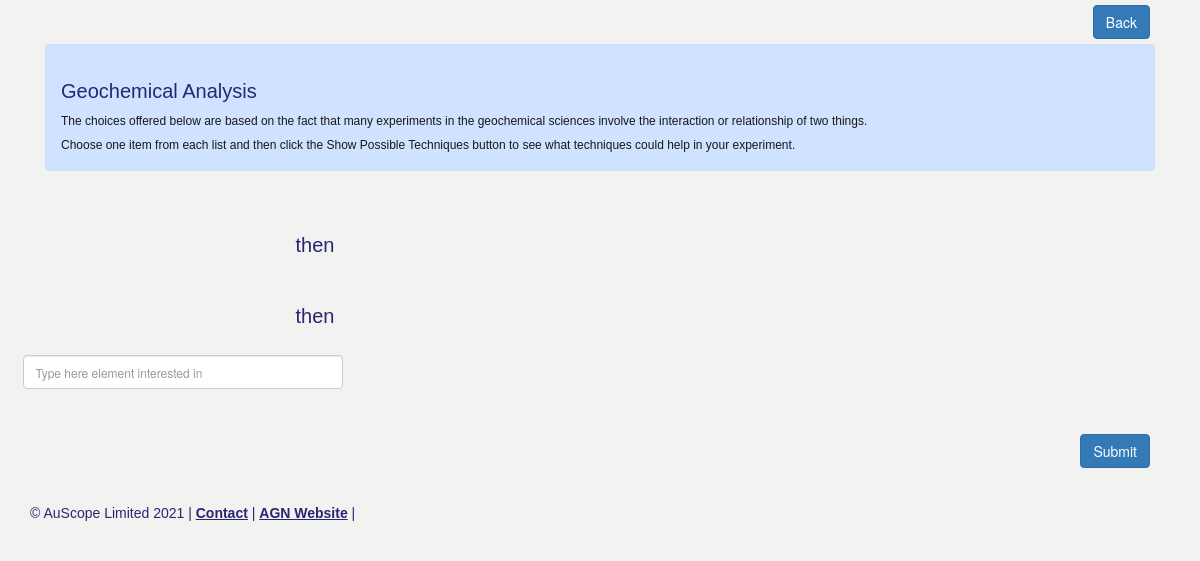
/index.php/portal/geochemOptionsSelection, run on an earlier commit of the app's database.
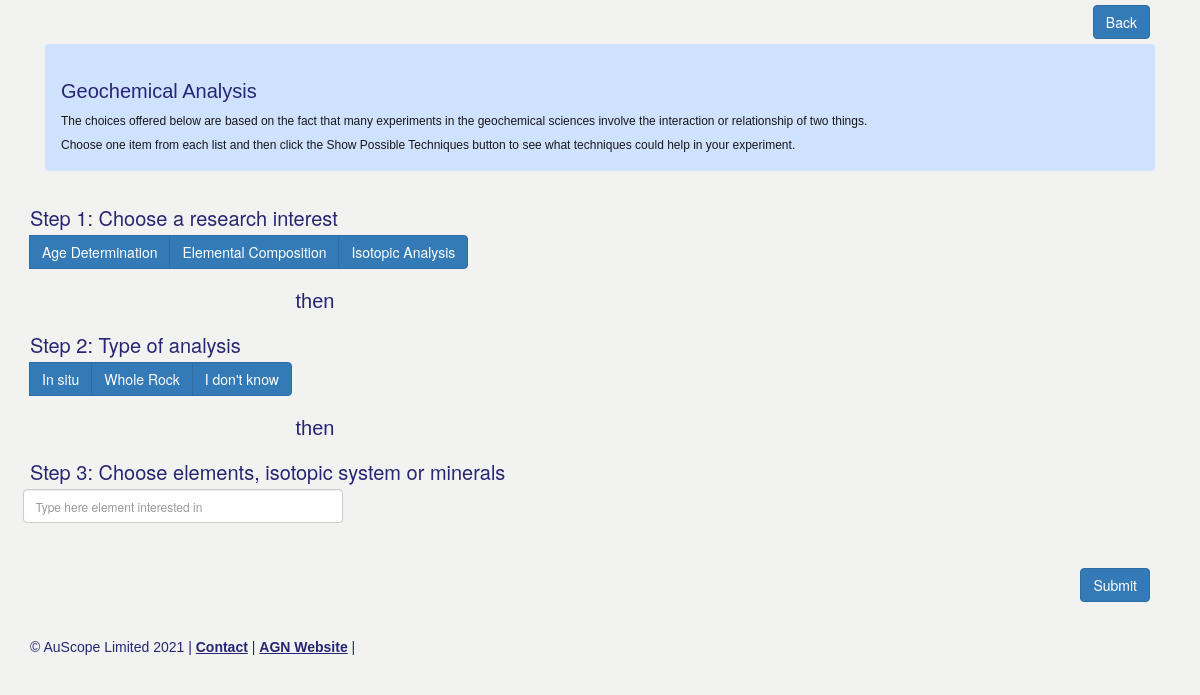
And on a later commit of the database.
### tables this page shows
CREATE TABLE `option_choice` (
  `id` bigint(20) NOT NULL AUTO_INCREMENT,
  `version` bigint(20) NOT NULL,
  `priority` int(11) NOT NULL,
  `name` varchar(255) NOT NULL,
  `type` varchar(255) NOT NULL,
  `science` varchar(255) NOT NULL,
  PRIMARY KEY (`id`),
  FULLTEXT KEY `fulltext_index` (`name`)
);

### application/controllers/Portal.php (called while the page is built, shortened)
<?php
class Portal extends CI_Controller {
    function __construct()
    {
        $this->load->model('Static_model');
    }
    public function geochemOptionsSelection(){
        $staticData = array();
        $staticData['tf.geochemChoices.quickGuide'] = $this->Static_model->getStaticDataByName('tf.geochemChoices.quickGuide')->text;
        $staticData['tf.geochemChoices.comparison.title'] = $this->Static_model->getStaticDataByName('tf.geochemChoices.comparison.title')->text;
        $staticData['tf.geochemChoices.step1.title'] = $this->Static_model->getStaticDataByName('tf.geochemChoices.step1.title')->text;
        $staticData['tf.geochemChoices.step2.title'] = $this->Static_model->getStaticDataByName('tf.geochemChoices.step2.title')->text;
        $staticData['tf.geochemChoices.step3.title'] = $this->Static_model->getStaticDataByName('tf.geochemChoices.step3.title')->text;
        $this->load->model('OptionChoice_model');
        $step1_list = $this->OptionChoice_model->getAllOptionChoices('GEOCHEM', 'STEP1');
        $step2_list = $this->OptionChoice_model->getAllOptionChoices('GEOCHEM', 'STEP2');
        $this->load->view('Portal/geochem_options_selection', array(
            'staticData' => $staticData,
                'step1_list'=>$step1_list,
                'step2_list'=>$step2_list
        ));
    }
}

### index.php (called while the page is built, shortened)
<?php
require_once BASEPATH.'core/CodeIgniter.php';

### application/models/Static_model.php (called while the page is built, shortened)
<?php
class Static_model extends MY_Model
{
    function getStaticDataByName($name){
        $result = $this->db->where('name',$name)->get('static_content')->row();
        return $result;
    }
}

### application/models/OptionChoice_model.php (called while the page is built, shortened)
<?php
class OptionChoice_model extends MY_Model
{
    function getAllOptionChoices($science, $type){
        return $this->db
            ->where('science', $science)->where('type', $type)
            ->order_by('priority','ASC')->get('option_choice')->result();
    }
}

### application/views/Portal/geochem_options_selection.php (the view, shortened to what this page needs)
<?php $this->load->view('layout/portal_header.php');?>
<head>
</head>
<body>
        <div id="content" class="container">
	    <div class="d-flex justify-content-end">
                <div class="p-2">
		    <button type="submit" class="btn btn-primary" onclick="window.location.assign('<?php echo base_url();?>Portal')">Back</button>
                </div>
            </div>
            <div class="alert alert-primary">
<?php echo $staticData['tf.geochemChoices.quickGuide']; ?>
            </div>
            <div class="row">
                <div class="col-6">
                    <div class="row">
                        <h3 class="tf-heading"><?php echo strip_tags($staticData['tf.geochemChoices.step1.title']);?> </h3>
                        <div class="btn-group" role="group">
                            <?php
                              foreach($step1_list as $r){
                                     echo '<label class="btn btn-primary" for="btnradio-'.$r->id.'">'.$r->name.'</label>';
                              }
                            ?>
                        </div>
                    </div>
                    <div class="row">
                        <img src="<?php echo base_url().'assets/images/space.gif'?>" width="20" height="5" />
                        <span style="text-align:center;"><h1 class="tf-heading"><?php echo strip_tags($staticData['tf.geochemChoices.comparison.title']);?> </h1></span>
                    </div>
                    <div class="row">
                        <h3 class="tf-heading"><?php echo strip_tags($staticData['tf.geochemChoices.step2.title']);?> </h3>
                        <div class="btn-group" role="group">
                            <?php
                            foreach($step2_list as $r){
                                echo '<label class="btn btn-primary" for="btnradio-'.$r->id.'">'.$r->name.'</label>';
                            }
                            ?>
                        </div>
                    </div>
                    <div class="row">
                        <img src="<?php echo base_url().'assets/images/space.gif'?>" width="20" height="5" />
                        <span style="text-align:center;"><h1 class="tf-heading"><?php echo strip_tags($staticData['tf.geochemChoices.comparison.title']);?> </h1></span>
                    </div>
                    <div class="row">
                        <h3 class="tf-heading"><?php echo strip_tags($staticData['tf.geochemChoices.step3.title']);?> </h3>
                        <input id="step3" class="form-control" style="font-size: 12px; max-width: 32rem" type="text" placeholder="Type here element interested in"></input>
                    </div>
                </div>
	        <div class="col-6">
		</div>
            </div>
            <br>
            <br>
            <div class="d-flex justify-content-end">
                <div class="p-2">
                    <form action="<?php echo base_url().'Portal/getTechniqueByOptionCombination';?>" method="get" name="choiceForm" id="choiceForm">
                        <button type="submit" class="btn btn-primary" onclick="onSubmit()">Submit</button>
                    </form>
                </div>
            </div>
            <br>
      </div>
    <div id="footer" class="container">
        <?php include 'footer.php';?>
    </div>
    <div id="infobox"> </div>
        <?php $this->load->view('layout/portal_footer.php')?>
</body>

### application/views/layout/portal_header.php (shortened to what this page needs)
<!DOCTYPE html>
<html>
<head>
    <link href="https://cdn.jsdelivr.net/npm/bootstrap@5.0.0-beta3/dist/css/bootstrap.min.css" rel="stylesheet">
    <link href="<?php echo base_url();?>/assets/css/bootstrap.css" rel="stylesheet">
    <link href="<?php echo base_url();?>/assets/css/technique-finder.css" rel="stylesheet">
    <link rel="stylesheet" href="https://cdnjs.cloudflare.com/ajax/libs/jqueryui/1.12.1/jquery-ui.min.css">
</head>
<body>
</body>
</html>

### application/views/Portal/footer.php
<p id="attribution" class="tf-attribution">© AuScope Limited 2021 |
    <a href="mailto:auscopegeochemistry@gmail.com" class="style1">Contact</a> |
    <a href="https://www.auscope.org.au/agn" class="style1" target="_blank">AGN Website</a> |
</p>

### application/views/layout/portal_footer.php (shortened to what this page needs)
<!DOCTYPE html>
<html>
<head>
    <link rel="stylesheet" type="text/css" href="https://cdn.datatables.net/v/dt/dt-1.10.16/datatables.min.css"/>
</head>
<body>
</body>
</html>

### assets/css/technique-finder.css (style rules this page uses)
body { background-color: rgb(242,242,241); }
.tf-hyperlink, a:link, a:visited { color: #282572; font-weight: bold; text-decoration: none; font-size: 14px; }
.tf-attribution { color: #282572; float: left; font-family: arial, verdana, sans-serif; }
.tf-heading { color: #282572; font-weight: normal; font-size: 20px; margin: .8em 0 .3em 0; }
#infobox { position: absolute; top: 100px; left: 705px; width: 205px; height: 550px; }
#footer { top: 10px; left: 0px; margin-top: 10px; padding: 0 25px 0 0; }
#content p { font-family: arial, verdana, sans-serif; font-size: 12px; line-height:19px; color: #181818; }
#content h1 { font-size: 20px; color: #282572; font-family: arial, verdana, sans-serif; }
#footer a { text-decoration: underline; color: #282572; }

What changed in the data, as far as the page shows it:
now on this page (row edited): option_choice: name "Age Determination", shown under "Step 1: Choose a research interest"
now on this page (row edited): option_choice: name "Elemental Composition", shown under "Step 1: Choose a research interest"
now on this page (row edited): option_choice: name "Isotopic Analysis", shown under "Step 1: Choose a research interest"
now on this page (row edited): option_choice: name "In situ", shown under "Step 2: Type of analysis"
now on this page (row edited): option_choice: name "Whole Rock", shown under "Step 2: Type of analysis"
now on this page (row edited): option_choice: name "I don't know", shown under "Step 2: Type of analysis"
Also different on the page:
strip_tags($staticData['tf.geochemChoices.step1.title']): (not shown) → "Step 1: Choose a research interest"
strip_tags($staticData['tf.geochemChoices.step2.title']): (not shown) → "Step 2: Type of analysis"
strip_tags($staticData['tf.geochemChoices.step3.title']): (not shown) → "Step 3: Choose elements, isotopic system or minerals"
